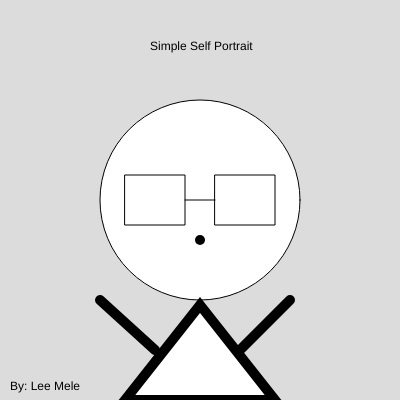
Frame 1 (no input)
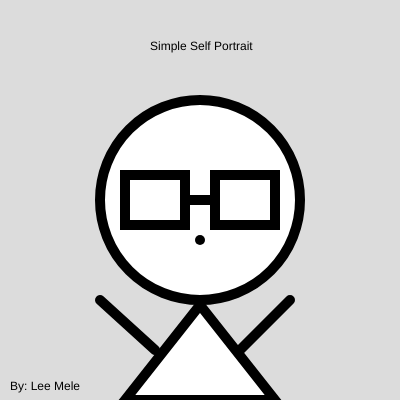
Frame 60 (no input)
Frame 120 (the mouse pressed at the canvas centre since frame 60): identical to frame 60, image omitted

The p5.js sketch that drew these frames (run headless with seeded random() and noise() and a simulated clock; from frame 60 on, the mouse is pressed at the canvas centre):

// p5.js sketch
// ── sketch.js
function setup() {
    createCanvas(400, 400);
  }
  
  function draw() {
    background(220);
    text ('Simple Self Portrait',150,50);
    text ('By: Lee Mele', 10,390)
    circle (200,200,200);
    rect (125,175,60,50);
    rect (215,175,60,50);
    line (185,200,215,200);
    strokeWeight(10);
    point (200,240);
    triangle (125,400,200,305,275,400);
    line (155,350,100,300);
    line (240,350,290,300)
  }
// ── test.html
<html>
<head>
    <script src="https://cdnjs.cloudflare.com/ajax/libs/p5.js/1.1.9/p5.min.js"></script>
<script src="sketch.js"></script>
</head>
<body></body>

</html>
